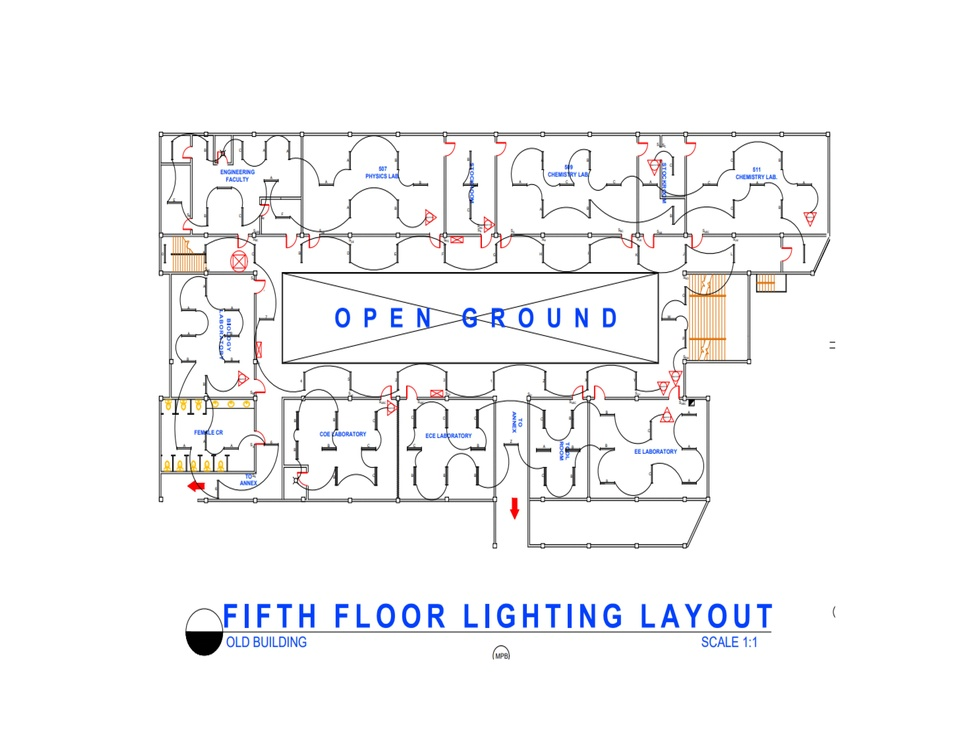
#> input picture client/build/floorplan/fifth floor lighting layout.jpg, 956 x 738 px, shrunk from 6600 x 5100 before the run
$ python -i enhancedRoomDetection.py   (imports and definitions only)
#> lines starting #> are read from the running program, lines starting #| are printed output that depends on the picture; after the words box and inside, x2 and y2 are one past the last pixel; in counts of white or black regions, pixels touching at a corner belong together
"""
Enhanced Room Detection Script using OpenCV
------------------------------------------

This script provides improved room detection in floor plan images using OpenCV.
The detection pipeline includes:
1. Color selection for lines (focusing on wall colors)
2. Edge detection (Canny edge detection)
3. Grayscaling and Gaussian smoothing for noise reduction
4. Region of interest determination
5. Hough transform for line detection
6. Room boundary extraction and polygon formation

Usage:
    python enhancedRoomDetection.py [floorplan_image_path]
"""

import os
import sys
import json
import uuid
import numpy as np
import cv2
from pathlib import Path
import math

# Configure paths
WORKSPACE_ROOT = os.path.abspath(os.path.dirname(os.path.dirname(os.path.dirname(os.path.dirname(__file__)))))
SOURCE_DIR = os.path.join(WORKSPACE_ROOT, 'client', 'public', 'floorplan')
OUTPUT_DIR = os.path.join(WORKSPACE_ROOT, 'server', 'src', 'data', 'roomDetection')

# Ensure output directory exists
# [2 lines not run here, left out]

# Room type classification based on area and proportion
ROOM_TYPES = {
    "large_square": "office",
    "large_rectangle": "classroom",
    "medium_square": "conference",
    "small_square": "storage",
    "small_rectangle": "restroom",
    "corridor": "hallway",
    "entrance": "reception",
    "tiny": "utility"
}

def load_image(image_path):
    """Load an image and ensure it's in the correct format"""
    if not os.path.exists(image_path):
        raise FileNotFoundError(f"Image not found: {image_path}")

    # Load image
    image = cv2.imread(image_path)
    if image is None:
        raise ValueError(f"Failed to load image: {image_path}")

    return image

def color_selection(image):
    """Extract relevant colors (walls) from the image"""
    # Convert to grayscale for processing
    gray = cv2.cvtColor(image, cv2.COLOR_BGR2GRAY)

    # Apply binary threshold to extract wall-like structures
    _, binary = cv2.threshold(gray, 150, 255, cv2.THRESH_BINARY_INV)

    # Apply morphological operations to enhance walls
    kernel = np.ones((3, 3), np.uint8)
    binary = cv2.morphologyEx(binary, cv2.MORPH_CLOSE, kernel, iterations=1)

    return binary

def edge_detection(image):
    """Apply Canny edge detection"""
    # Apply Canny edge detection
    edges = cv2.Canny(image, 50, 150, apertureSize=3)

    # Dilate edges to connect broken lines
    kernel = np.ones((3, 3), np.uint8)
    dilated_edges = cv2.dilate(edges, kernel, iterations=1)

    return dilated_edges

def apply_gaussian_smoothing(image):
    """Apply Gaussian blur to reduce noise"""
    return cv2.GaussianBlur(image, (5, 5), 0)

def determine_region_of_interest(image):
    """Determine the main region of interest in the floor plan"""
    height, width = image.shape[:2]

    # Remove margins (common areas for text and annotations)
    margin = int(min(width, height) * 0.05)

    # Create a mask for the ROI
    mask = np.zeros_like(image)
    roi = np.array([[(margin, margin),
                     (width - margin, margin),
                     (width - margin, height - margin),
                     (margin, height - margin)]], dtype=np.int32)

    # Fill the ROI
    cv2.fillPoly(mask, roi, 255)

    # Apply the mask
    masked_image = cv2.bitwise_and(image, mask)

    return masked_image

def apply_hough_transform(edges, original_image):
    """Apply Hough Transform to detect lines"""
    # Apply Hough Transform
    lines = cv2.HoughLinesP(
        edges,
        rho=1,
        theta=np.pi/180,
        threshold=50,
        minLineLength=50,
        maxLineGap=10
    )

    # Create a blank canvas for drawing lines
    line_image = np.zeros_like(original_image)

    if lines is not None:
        for line in lines:
            x1, y1, x2, y2 = line[0]
            cv2.line(line_image, (x1, y1), (x2, y2), (0, 255, 0), 2)

    return line_image, lines

def find_room_polygons(lines, image_shape):
    """Find room polygons using line intersections"""
    height, width = image_shape[:2]

    # Create a blank canvas for room boundaries
    room_boundaries = np.zeros((height, width), dtype=np.uint8)

    # Draw all lines
    if lines is not None:
        for line in lines:
            x1, y1, x2, y2 = line[0]
            cv2.line(room_boundaries, (x1, y1), (x2, y2), 255, 2)

    # Apply morphological operations to connect nearby lines
    kernel = np.ones((7, 7), np.uint8)
    room_boundaries = cv2.morphologyEx(room_boundaries, cv2.MORPH_CLOSE, kernel)

    # Find contours in the image
    contours, _ = cv2.findContours(room_boundaries, cv2.RETR_EXTERNAL, cv2.CHAIN_APPROX_SIMPLE)

    # Filter and simplify contours to get room polygons
    room_polygons = []
    min_area = height * width * 0.003  # Min 0.3% of total area
    max_area = height * width * 0.5    # Max 50% of total area

    for contour in contours:
        area = cv2.contourArea(contour)

        if min_area < area < max_area:
            # Simplify the contour to reduce points
            epsilon = 0.01 * cv2.arcLength(contour, True)
            approx = cv2.approxPolyDP(contour, epsilon, True)

            # Calculate aspect ratio
            x, y, w, h = cv2.boundingRect(approx)
            aspect_ratio = float(w) / float(h) if h > 0 else 0

            # Filter by aspect ratio to exclude extreme shapes
            if 0.2 < aspect_ratio < 5.0:
                room_polygons.append({
                    'contour': approx.tolist(),
                    'x': x,
                    'y': y,
                    'width': w,
                    'height': h,
                    'area': area,
                    'aspect_ratio': aspect_ratio
                })

    return room_polygons

def classify_room_type(area, aspect_ratio, total_area):
    """Classify room type based on size and shape"""
    # Calculate relative area (percentage of total floor area)
    rel_area = area / total_area

    # Large rooms
    if rel_area > 0.15:
        if 0.75 < aspect_ratio < 1.5:
            return ROOM_TYPES["large_square"]  # office
        else:
            return ROOM_TYPES["large_rectangle"]  # classroom

    # Medium rooms
    elif rel_area > 0.05:
        if 0.75 < aspect_ratio < 1.5:
            return ROOM_TYPES["medium_square"]  # conference
        elif aspect_ratio > 3.0:
            return ROOM_TYPES["corridor"]  # hallway
        else:
            return ROOM_TYPES["large_rectangle"]  # classroom

    # Small rooms
    elif rel_area > 0.01:
        if 0.75 < aspect_ratio < 1.5:
            return ROOM_TYPES["small_square"]  # storage
        else:
            return ROOM_TYPES["small_rectangle"]  # restroom

    # Tiny rooms/spaces
    else:
        if aspect_ratio > 3.0:
            return ROOM_TYPES["corridor"]  # hallway
        else:
            return ROOM_TYPES["tiny"]  # utility

def create_visualization(original_image, room_polygons):
    """Create visualization of detected rooms"""
    visualization = original_image.copy()

    # Define room colors for visualization
    room_colors = [
        (0, 255, 0),    # Green
        (0, 0, 255),    # Red
        (255, 0, 0),    # Blue
        (255, 255, 0),  # Cyan
        (0, 255, 255),  # Yellow
        (255, 0, 255),  # Magenta
        (128, 128, 0),  # Olive
        (0, 128, 128),  # Teal
        (128, 0, 128)   # Purple
    ]

    for i, room in enumerate(room_polygons):
        color = room_colors[i % len(room_colors)]

        # Draw room contour
        contour = np.array(room['contour']).reshape((-1, 1, 2)).astype(np.int32)
        cv2.drawContours(visualization, [contour], -1, color, 2)

        # Fill room with transparent color
        overlay = visualization.copy()
        cv2.drawContours(overlay, [contour], -1, color, -1)
        alpha = 0.3  # Transparency factor
        cv2.addWeighted(overlay, alpha, visualization, 1 - alpha, 0, visualization)

        # Add room label
        # Calculate the centroid of the contour
        M = cv2.moments(contour)
        if M["m00"] != 0:
            cx = int(M["m10"] / M["m00"])
            cy = int(M["m01"] / M["m00"])
        else:
            cx = room['x'] + room['width'] // 2
            cy = room['y'] + room['height'] // 2

        # Add room label with white background
        label = f"room_{chr(65+i)}"
        text_size = cv2.getTextSize(label, cv2.FONT_HERSHEY_SIMPLEX, 0.7, 2)[0]
        cv2.rectangle(
            visualization,
            (cx - text_size[0] // 2 - 5, cy - text_size[1] // 2 - 5),
            (cx + text_size[0] // 2 + 5, cy + text_size[1] // 2 + 5),
            (255, 255, 255),
            -1
        )
        cv2.putText(
            visualization,
            label,
            (cx - text_size[0] // 2, cy + text_size[1] // 2),
            cv2.FONT_HERSHEY_SIMPLEX,
            0.7,
            color,
            2
        )

        # Add room type label
        room_type = room.get('type', 'unknown')
        type_label = f"{room_type} ({room['area'] / 100:.1f}m²)"
        cv2.putText(
            visualization,
            type_label,
            (room['x'] + 5, room['y'] + room['height'] - 10),
            cv2.FONT_HERSHEY_SIMPLEX,
            0.5,
            (0, 0, 0),
            1
        )

    return visualization

def remove_overlapping_rooms(rooms):
    """Remove overlapping rooms, keeping the better one"""
    if not rooms:
        return []

    # Sort rooms by area (larger first)
    sorted_rooms = sorted(rooms, key=lambda r: r['area'], reverse=True)
    filtered_rooms = []

    for room in sorted_rooms:
        should_add = True

        for existing in filtered_rooms:
            # Calculate overlap
            x1, y1, w1, h1 = room['x'], room['y'], room['width'], room['height']
            x2, y2, w2, h2 = existing['x'], existing['y'], existing['width'], existing['height']

            # Calculate intersection area
            x_overlap = max(0, min(x1 + w1, x2 + w2) - max(x1, x2))
            y_overlap = max(0, min(y1 + h1, y2 + h2) - max(y1, y2))
            overlap_area = x_overlap * y_overlap

            # If significant overlap, don't add the room
            if overlap_area > 0.6 * min(room['area'], existing['area']):
                should_add = False
                break

        if should_add:
            filtered_rooms.append(room)

    return filtered_rooms

def process_floor_plan(image_path):
    """Process a floor plan image using the enhanced OpenCV pipeline"""
    print(f"Processing floor plan: {image_path}")

    # Extract floor type from filename
    floor_name = Path(image_path).stem
    floor_type = "unknown"

    # Try to determine floor level from filename
    for floor in ["ground", "mezzanine", "second", "third", "fourth", "fifth"]:
        if floor in floor_name.lower():
            floor_type = floor
            break

    # 1. Load image
    original_image = load_image(image_path)
#> in load_image, image is the input picture: shape (738, 956, 3); mean B, G, R 246.2, 245, 245
    height, width = original_image.shape[:2]
    total_area = height * width

    # 2. Color selection to focus on walls
    wall_binary = color_selection(original_image)

    # 3. Apply Gaussian smoothing for noise reduction
    smoothed = apply_gaussian_smoothing(wall_binary)

    # 4. Apply edge detection
    edges = edge_detection(smoothed)

    # 5. Determine region of interest
    roi_edges = determine_region_of_interest(edges)
#> in determine_region_of_interest, `cv2.fillPoly(mask, roi, 255)`:
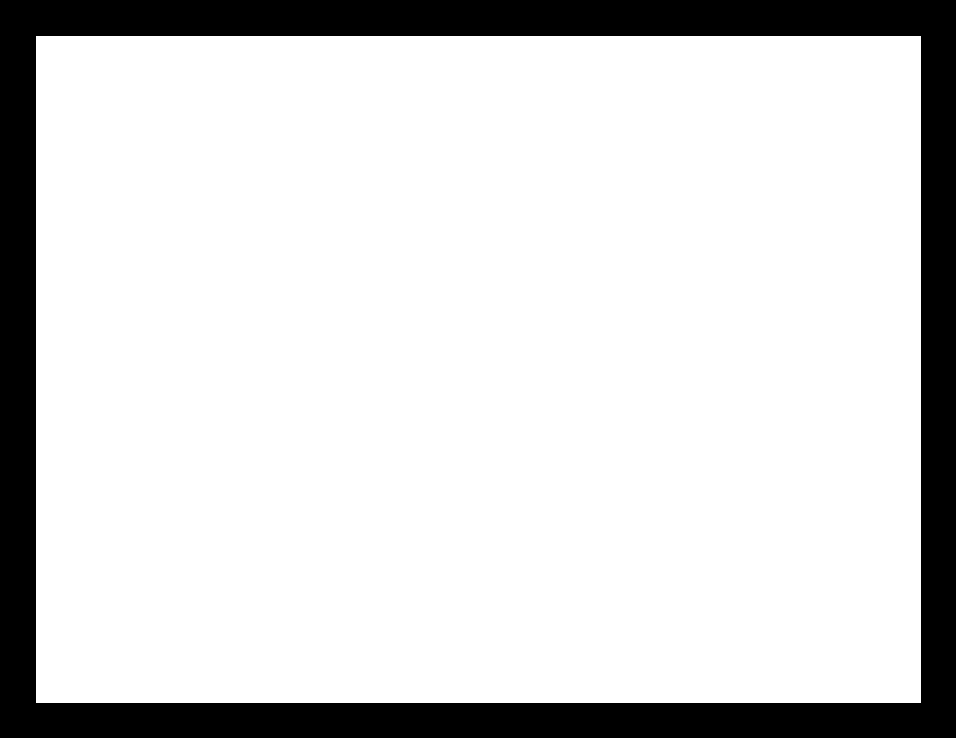
#> mask: shape (738, 956); 83.7% white; 1 black region, box (x1, y1, x2, y2) and area: (0, 0, 956, 738) 115233

    # 6. Apply Hough transform for line detection
    line_image, lines = apply_hough_transform(roi_edges, original_image)
#> in apply_hough_transform, `lines = cv2.HoughLinesP( edges, rho=1, theta=np.pi/180, threshold=50, ..`: lines = 388 rows, first 6: [158, 135, 830, 135], [158, 233, 831, 233], [184, 629, 771, 629], [477, 270, 818, 270], [158, 133, 830, 133], [158, 132, 830, 132]
#> the loop in apply_hough_transform, `for line in lines:` made 388 passes
#> after the loop in apply_hough_transform, `for line in lines:`:
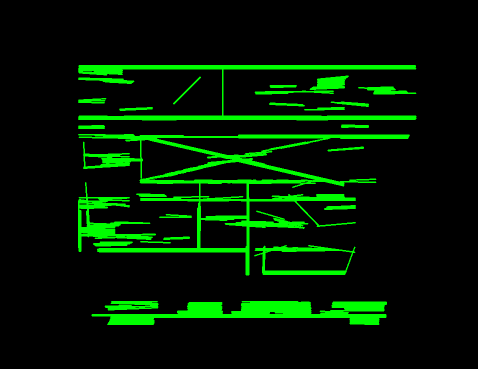
#> line_image: shape (738, 956, 3) (shown at 1/2 size); mean of channels 0, 1, 2 0, 27.3, 0; drawn as B, G, R

    # 7. Find room polygons from lines
    room_polygons = find_room_polygons(lines, original_image.shape)
#> the loop in find_room_polygons, `for line in lines:` made 388 passes
#> in find_room_polygons, `contours, _ = cv2.findContours(room_boundaries, cv2.RETR_EXTERNAL, cv2..`: contours = 16 contours; largest, box (x1, y1, x2, y2) and area: (156, 268, 820, 551) 63780, (183, 602, 774, 650) 14414, (156, 130, 833, 241) 12886, (508, 490, 711, 550) 9608, (509, 151, 698, 189) 2578
#> the loop in find_room_polygons, `for contour in contours:` made 16 passes
#> (area, epsilon, x, y, w, h, aspect_ratio) on passes 1, 3, 7, 15: (14413.5, 13.89, 183, 602, 591, 48, 12.31), (9607.5, 5.4, 508, 490, 203, 60, 3.38), (63780.5, 54.42, 157, 268, 663, 283, 2.34), (2578.5, 5.12, 509, 152, 189, 36, 5.25)
#> after the loop in find_room_polygons, `for contour in contours:`: room_polygons = 2 items
#> room_polygons = 2 items

    # 8. Classify rooms and remove overlaps
    for room in room_polygons:
        room['type'] = classify_room_type(room['area'], room['aspect_ratio'], total_area)
        room['id'] = f"room-{str(uuid.uuid4())[:8]}"
        room['name'] = f"Room {room['type'].capitalize()} {uuid.uuid4().hex[:4]}"
        room['confidence'] = 0.85
#> this loop made 2 passes
#> rel_area in classify_room_type on passes 1 to 2: 0.0136, 0.0904

    # Remove overlapping rooms
    filtered_rooms = remove_overlapping_rooms(room_polygons)
#> the loop in remove_overlapping_rooms, `for room in sorted_rooms:` made 2 passes
#> after the loop in remove_overlapping_rooms, `for room in sorted_rooms:`: filtered_rooms = 1 item
#> filtered_rooms = 1 item

    # Create visualization of detected rooms
    visualization = create_visualization(original_image, filtered_rooms)
#> the loop in create_visualization, `for i, room in enumerate(room_polygons):` made 1 pass
#> (color, alpha, cx, cy, label, text_size, room_type, type_label) on pass 1: ((0, 255, 0), 0.3, 414, 386, 'room_A', (84, 16), 'classroom', 'classroom (637.8m²)')
#> after the loop in create_visualization, `for i, room in enumerate(room_polygons):`:
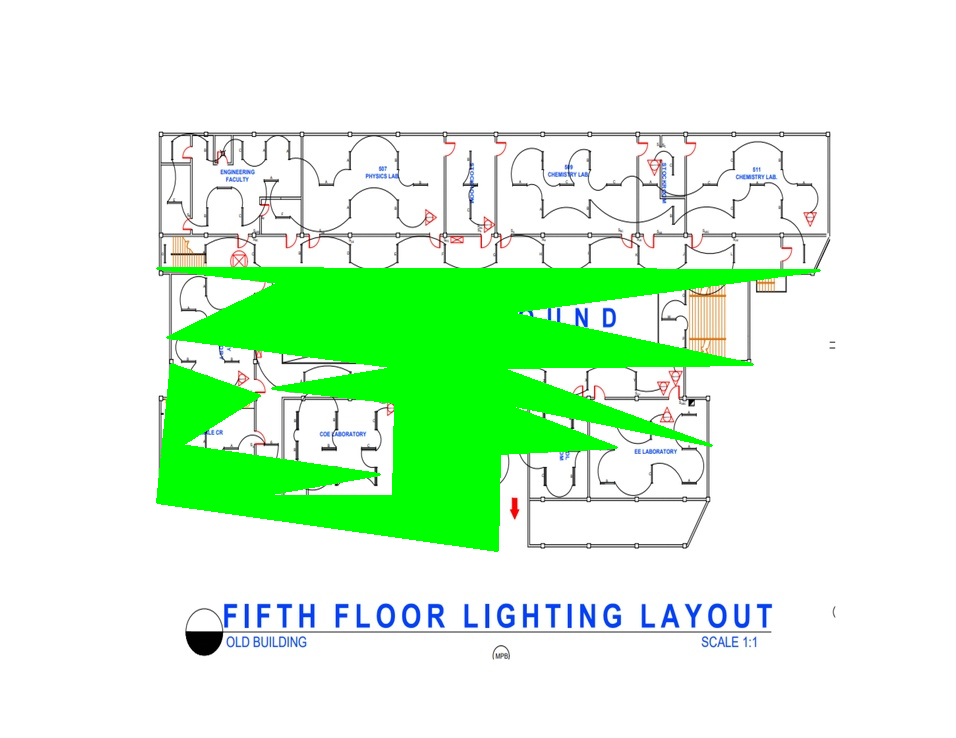
#> overlay: shape (738, 956, 3); mean B, G, R 217, 248.1, 215.9
#> after the loop in create_visualization, `for i, room in enumerate(room_polygons):`:
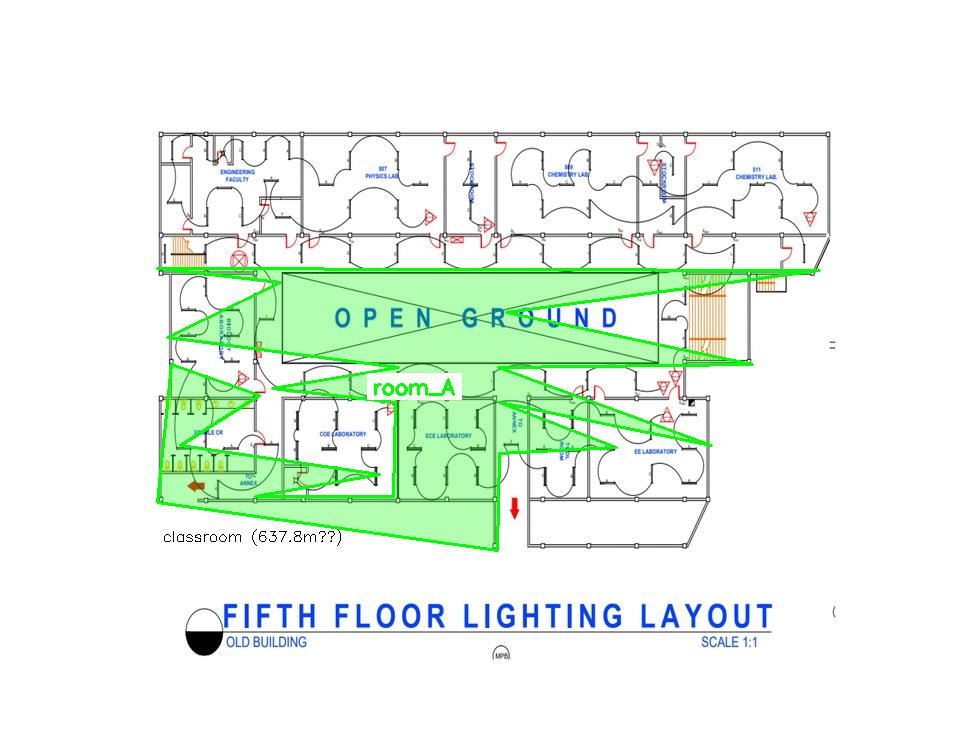
#> visualization: shape (738, 956, 3); 12.57% of pixels changed, all inside (x1, y1, x2, y2) = (156, 267, 821, 552)

    # Save visualization image
    output_prefix = Path(image_path).stem
    vis_path = os.path.join(OUTPUT_DIR, f"{output_prefix}_enhanced_detection.jpg")
    cv2.imwrite(vis_path, visualization)

    # Save results to JSON
    # Prepare rooms data for JSON (without contours to reduce size)
    rooms_json = []
    for room in filtered_rooms:
        room_dict = {}
        for k, v in room.items():
            if k != 'contour':  # Skip contour to reduce JSON size
                room_dict[k] = v
        rooms_json.append(room_dict)
#> this loop made 1 pass
#> after the loop, rooms_json = 1 item

    result = {
        "source": image_path,
        "width": width,
        "height": height,
        "floor": floor_type,
        "rooms": rooms_json,
        "processingComplete": True,
        "enhancedDetection": True
    }

    json_path = os.path.join(OUTPUT_DIR, f"{output_prefix}_enhanced_rooms.json")
    with open(json_path, 'w') as f:
        json.dump(result, f, indent=2)

    print(f"Enhanced room detection complete. Detected {len(filtered_rooms)} rooms.")
#| Enhanced room detection complete. Detected 1 rooms.
    print(f"Results saved to {json_path}")
    print(f"Visualization saved to {vis_path}")

    return filtered_rooms

# [19 lines left out: function process_all_floor_plans, not called in this run]

# [13 lines not run here, left out]

>>> result = process_floor_plan('../../../client/build/floorplan/fifth floor lighting layout.jpg')
#> result = 1 item
